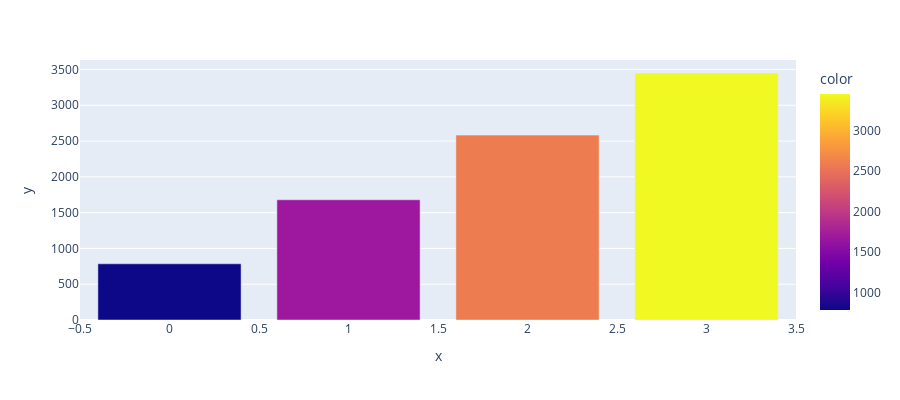

This figure's notebook cell:
### Code cell
fiyatAraliklari=[0,1,2,3]
ramOrtalamasi=[dfMain[dfMain.FiyatAraligi==0].RAM.mean(),dfMain[dfMain.FiyatAraligi==1].RAM.mean(),dfMain[dfMain.FiyatAraligi==2].RAM.mean(),dfMain[dfMain.FiyatAraligi==3].RAM.mean()]
fig = px.bar( x=fiyatAraliklari, y=ramOrtalamasi, height=400, color=ramOrtalamasi)
fig.show()

### Figure 1 — Plotly figure (JSON) as saved in the notebook; plotly's stock layout.template omitted (floating-point values rounded to 4 significant figures)
{"data": [{"alignmentgroup": "True", "hovertemplate": "x=%{x}<br>y=%{y}<br>color=%{marker.color}<extra></extra>", "legendgroup": "", "marker": {"color": [785.3, 1679.0, 2583.0, 3451.0], "coloraxis": "coloraxis"}, "name": "", "offsetgroup": "", "orientation": "v", "showlegend": false, "textposition": "auto", "type": "bar", "x": [0, 1, 2, 3], "xaxis": "x", "y": [785.3, 1679.0, 2583.0, 3451.0], "yaxis": "y"}], "layout": {"barmode": "relative", "coloraxis": {"colorbar": {"title": {"text": "color"}}, "colorscale": [[0.0, "#0d0887"], [0.1111, "#46039f"], [0.2222, "#7201a8"], [0.3333, "#9c179e"], [0.4444, "#bd3786"], [0.5556, "#d8576b"], [0.6667, "#ed7953"], [0.7778, "#fb9f3a"], [0.8889, "#fdca26"], [1.0, "#f0f921"]]}, "height": 400, "legend": {"tracegroupgap": 0}, "margin": {"t": 60}, "xaxis": {"anchor": "y", "domain": [0.0, 1.0], "title": {"text": "x"}}, "yaxis": {"anchor": "x", "domain": [0.0, 1.0], "title": {"text": "y"}}}}
